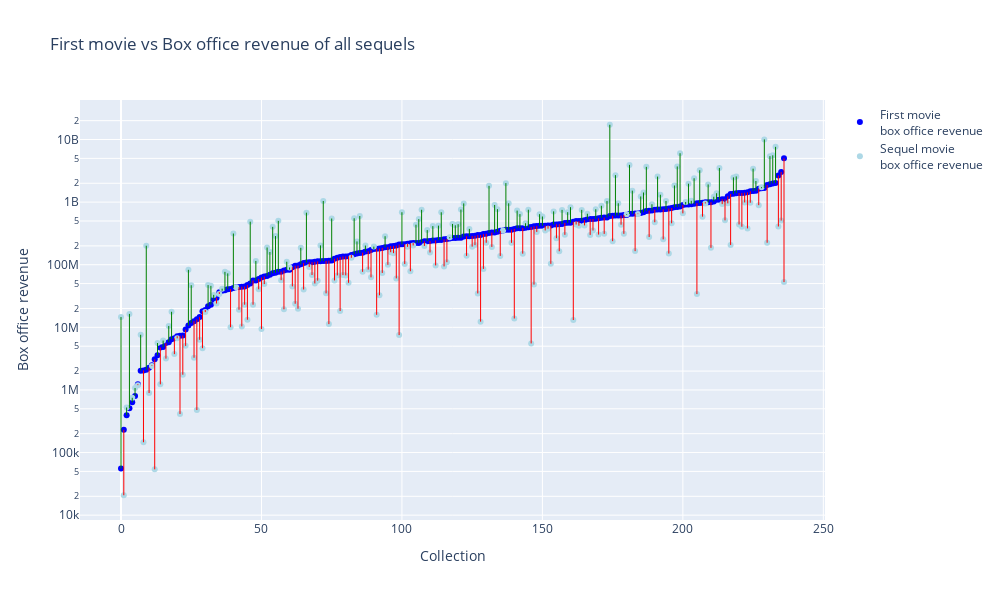

Notebook cell for this chart:
### Markdown cell above
This plot shows the box office revenue for the first movie in a collection compared to the sequels. The x-axis represents the collection, and the y-axis is the box office revenue. On the left side, the box office of the entire serie following the first movie is seen, and on the right side, the average box office of the sequels is compared to the first. Improving sequels are linked in green, and decreasing sequels are linked in red.

compare_first_sequel splits the movies into first movies and sequels, calculates the box office revenue for each movie, and then plots the data.

### Code cell
from src.models.box_office_revenue import compare_first_sequel

fig_plt, fig2 = compare_first_sequel(movie_frames_concat)
fig_plt.show()
fig2.show()

### Figure 1 — Plotly figure (JSON) as saved in the notebook; plotly's stock layout.template omitted (floating-point values rounded to 4 significant figures; data arrays with more than 128 entries replaced by an {"elided": "..."} marker saying what was removed)
{"data": [{"hoverinfo": "text", "marker": {"color": "blue"}, "mode": "markers", "name": "First movie <br>box office revenue", "text": {"elided": "237 str values"}, "type": "scatter", "x": {"elided": "237 int values"}, "y": {"elided": "237 float values"}}, {"hoverinfo": "text", "marker": {"color": "lightblue"}, "mode": "markers", "name": "Sequel movie <br>box office revenue", "text": {"elided": "237 str values"}, "type": "scatter", "x": {"elided": "237 int values"}, "y": {"elided": "237 float values"}}], "layout": {"height": 600, "shapes": [{"line": {"color": "green", "width": 1}, "type": "line", "x0": 0, "x1": 0, "y0": 55730.0, "y1": 14590000.0}, {"line": {"color": "red", "width": 1}, "type": "line", "x0": 1, "x1": 1, "y0": 230700.0, "y1": 20810.0}, {"line": {"color": "green", "width": 1}, "type": "line", "x0": 2, "x1": 2, "y0": 394800.0, "y1": 524800.0}, {"line": {"color": "green", "width": 1}, "type": "line", "x0": 3, "x1": 3, "y0": 511800.0, "y1": 16390000.0}, {"line": {"color": "green", "width": 1}, "type": "line", "x0": 4, "x1": 4, "y0": 634700.0, "y1": 750800.0}, {"line": {"color": "green", "width": 1}, "type": "line", "x0": 5, "x1": 5, "y0": 800400.0, "y1": 1073000.0}, {"line": {"color": "red", "width": 1}, "type": "line", "x0": 6, "x1": 6, "y0": 1234000.0, "y1": 1194000.0}, {"line": {"color": "green", "width": 1}, "type": "line", "x0": 7, "x1": 7, "y0": 2034000.0, "y1": 7611000.0}, {"line": {"color": "red", "width": 1}, "type": "line", "x0": 8, "x1": 8, "y0": 2049000.0, "y1": 146300.0}, {"line": {"color": "green", "width": 1}, "type": "line", "x0": 9, "x1": 9, "y0": 2105000.0, "y1": 201000000.0}, {"line": {"color": "red", "width": 1}, "type": "line", "x0": 10, "x1": 10, "y0": 2265000.0, "y1": 893400.0}, {"line": {"color": "red", "width": 1}, "type": "line", "x0": 11, "x1": 11, "y0": 2479000.0, "y1": 2423000.0}, {"line": {"color": "red", "width": 1}, "type": "line", "x0": 12, "x1": 12, "y0": 3086000.0, "y1": 53929}, {"line": {"color": "green", "width": 1}, "type": "line", "x0": 13, "x1": 13, "y0": 3572000.0, "y1": 5622000.0}, {"line": {"color": "red", "width": 1}, "type": "line", "x0": 14, "x1": 14, "y0": 4750000.0, "y1": 1231000.0}, {"line": {"color": "green", "width": 1}, "type": "line", "x0": 15, "x1": 15, "y0": 4834000.0, "y1": 6153000.0}, {"line": {"color": "red", "width": 1}, "type": "line", "x0": 16, "x1": 16, "y0": 5600000.0, "y1": 3167000.0}, {"line": {"color": "green", "width": 1}, "type": "line", "x0": 17, "x1": 17, "y0": 5789000.0, "y1": 10520000.0}, {"line": {"color": "green", "width": 1}, "type": "line", "x0": 18, "x1": 18, "y0": 6454000.0, "y1": 17720000.0}, {"line": {"color": "red", "width": 1}, "type": "line", "x0": 19, "x1": 19, "y0": 6675000.0, "y1": 3735000.0}, {"line": {"color": "red", "width": 1}, "type": "line", "x0": 20, "x1": 20, "y0": 7226000.0, "y1": 6678000.0}, {"line": {"color": "red", "width": 1}, "type": "line", "x0": 21, "x1": 21, "y0": 7307000.0, "y1": 413900.0}, {"line": {"color": "red", "width": 1}, "type": "line", "x0": 22, "x1": 22, "y0": 7422000.0, "y1": 1751000.0}, {"line": {"color": "red", "width": 1}, "type": "line", "x0": 23, "x1": 23, "y0": 9195000.0, "y1": 5061000.0}, {"line": {"color": "green", "width": 1}, "type": "line", "x0": 24, "x1": 24, "y0": 10670000.0, "y1": 82890000.0}, {"line": {"color": "green", "width": 1}, "type": "line", "x0": 25, "x1": 25, "y0": 11750000.0, "y1": 47070000.0}, {"line": {"color": "red", "width": 1}, "type": "line", "x0": 26, "x1": 26, "y0": 12550000.0, "y1": 3270000.0}, {"line": {"color": "red", "width": 1}, "type": "line", "x0": 27, "x1": 27, "y0": 13420000.0, "y1": 477800.0}, {"line": {"color": "red", "width": 1}, "type": "line", "x0": 28, "x1": 28, "y0": 14620000.0, "y1": 6327000.0}, {"line": {"color": "red", "width": 1}, "type": "line", "x0": 29, "x1": 29, "y0": 18040000.0, "y1": 4648000.0}, {"line": {"color": "red", "width": 1}, "type": "line", "x0": 30, "x1": 30, "y0": 18940000.0, "y1": 17510000.0}, {"line": {"color": "green", "width": 1}, "type": "line", "x0": 31, "x1": 31, "y0": 21660000.0, "y1": 47310000.0}, {"line": {"color": "green", "width": 1}, "type": "line", "x0": 32, "x1": 32, "y0": 23060000.0, "y1": 46020000.0}, {"line": {"color": "green", "width": 1}, "type": "line", "x0": 33, "x1": 33, "y0": 27870000.0, "y1": 32990000.0}, {"line": {"color": "red", "width": 1}, "type": "line", "x0": 34, "x1": 34, "y0": 29540000.0, "y1": 24020000.0}, {"line": {"color": "red", "width": 1}, "type": "line", "x0": 35, "x1": 35, "y0": 36510000.0, "y1": 34110000.0}, {"line": {"color": "green", "width": 1}, "type": "line", "x0": 36, "x1": 36, "y0": 38340000.0, "y1": 41430000.0}, {"line": {"color": "green", "width": 1}, "type": "line", "x0": 37, "x1": 37, "y0": 39060000.0, "y1": 76990000.0}, {"line": {"color": "green", "width": 1}, "type": "line", "x0": 38, "x1": 38, "y0": 40640000.0, "y1": 72820000.0}, {"line": {"color": "red", "width": 1}, "type": "line", "x0": 39, "x1": 39, "y0": 40780000.0, "y1": 10060000.0}, {"line": {"color": "green", "width": 1}, "type": "line", "x0": 40, "x1": 40, "y0": 42670000.0, "y1": 315100000.0}, {"line": {"color": "green", "width": 1}, "type": "line", "x0": 41, "x1": 41, "y0": 43500000.0, "y1": 43500000.0}, {"line": {"color": "red", "width": 1}, "type": "line", "x0": 42, "x1": 42, "y0": 43940000.0, "y1": 19110000.0}, {"line": {"color": "red", "width": 1}, "type": "line", "x0": 43, "x1": 43, "y0": 44520000.0, "y1": 10350000.0}, {"line": {"color": "red", "width": 1}, "type": "line", "x0": 44, "x1": 44, "y0": 44880000.0, "y1": 23000000.0}, {"line": {"color": "red", "width": 1}, "type": "line", "x0": 45, "x1": 45, "y0": 47450000.0, "y1": 13230000.0}, {"line": {"color": "green", "width": 1}, "type": "line", "x0": 46, "x1": 46, "y0": 50300000.0, "y1": 486700000.0}, {"line": {"color": "red", "width": 1}, "type": "line", "x0": 47, "x1": 47, "y0": 55950000.0, "y1": 23000000.0}, {"line": {"color": "green", "width": 1}, "type": "line", "x0": 48, "x1": 48, "y0": 56020000.0, "y1": 114900000.0}, {"line": {"color": "red", "width": 1}, "type": "line", "x0": 49, "x1": 49, "y0": 59120000.0, "y1": 40500000.0}, {"line": {"color": "red", "width": 1}, "type": "line", "x0": 50, "x1": 50, "y0": 62460000.0, "y1": 9396000.0}, {"line": {"color": "red", "width": 1}, "type": "line", "x0": 51, "x1": 51, "y0": 64890000.0, "y1": 49090000.0}, {"line": {"color": "green", "width": 1}, "type": "line", "x0": 52, "x1": 52, "y0": 65820000.0, "y1": 188700000.0}, {"line": {"color": "green", "width": 1}, "type": "line", "x0": 53, "x1": 53, "y0": 69180000.0, "y1": 159600000.0}, {"line": {"color": "green", "width": 1}, "type": "line", "x0": 54, "x1": 54, "y0": 73370000.0, "y1": 402800000.0}, {"line": {"color": "green", "width": 1}, "type": "line", "x0": 55, "x1": 55, "y0": 74400000.0, "y1": 287100000.0}, {"line": {"color": "green", "width": 1}, "type": "line", "x0": 56, "x1": 56, "y0": 77190000.0, "y1": 501900000.0}, {"line": {"color": "red", "width": 1}, "type": "line", "x0": 57, "x1": 57, "y0": 77320000.0, "y1": 56710000.0}, {"line": {"color": "red", "width": 1}, "type": "line", "x0": 58, "x1": 58, "y0": 80960000.0, "y1": 19410000.0}, {"line": {"color": "green", "width": 1}, "type": "line", "x0": 59, "x1": 59, "y0": 82830000.0, "y1": 111600000.0}, {"line": {"color": "green", "width": 1}, "type": "line", "x0": 60, "x1": 60, "y0": 83300000.0, "y1": 90520000.0}, {"line": {"color": "red", "width": 1}, "type": "line", "x0": 61, "x1": 61, "y0": 91570000.0, "y1": 45100756}, {"line": {"color": "red", "width": 1}, "type": "line", "x0": 62, "x1": 62, "y0": 96280000.0, "y1": 23830000.0}, {"line": {"color": "red", "width": 1}, "type": "line", "x0": 63, "x1": 63, "y0": 96980000.0, "y1": 19880000.0}, {"line": {"color": "green", "width": 1}, "type": "line", "x0": 64, "x1": 64, "y0": 101600000.0, "y1": 186600000.0}, {"line": {"color": "red", "width": 1}, "type": "line", "x0": 65, "x1": 65, "y0": 106200000.0, "y1": 40260000.0}, {"line": {"color": "green", "width": 1}, "type": "line", "x0": 66, "x1": 66, "y0": 108300000.0, "y1": 678400000.0}, {"line": {"color": "red", "width": 1}, "type": "line", "x0": 67, "x1": 67, "y0": 109300000.0, "y1": 92020000.0}, {"line": {"color": "red", "width": 1}, "type": "line", "x0": 68, "x1": 68, "y0": 109500000.0, "y1": 68560000.0}, {"line": {"color": "red", "width": 1}, "type": "line", "x0": 69, "x1": 69, "y0": 111100000.0, "y1": 50270000.0}, {"line": {"color": "red", "width": 1}, "type": "line", "x0": 70, "x1": 70, "y0": 113100000.0, "y1": 55710000.0}, {"line": {"color": "green", "width": 1}, "type": "line", "x0": 71, "x1": 71, "y0": 113200000.0, "y1": 203500000.0}, {"line": {"color": "green", "width": 1}, "type": "line", "x0": 72, "x1": 72, "y0": 114200000.0, "y1": 1043000000.0}, {"line": {"color": "red", "width": 1}, "type": "line", "x0": 73, "x1": 73, "y0": 115100000.0, "y1": 34900000}, {"line": {"color": "red", "width": 1}, "type": "line", "x0": 74, "x1": 74, "y0": 116200000.0, "y1": 11270000.0}, {"line": {"color": "green", "width": 1}, "type": "line", "x0": 75, "x1": 75, "y0": 116800000.0, "y1": 547500000.0}, {"line": {"color": "red", "width": 1}, "type": "line", "x0": 76, "x1": 76, "y0": 124700000.0, "y1": 56160000.0}, {"line": {"color": "red", "width": 1}, "type": "line", "x0": 77, "x1": 77, "y0": 129200000.0, "y1": 67480000.0}, {"line": {"color": "red", "width": 1}, "type": "line", "x0": 78, "x1": 78, "y0": 132800000.0, "y1": 18260000.0}, {"line": {"color": "red", "width": 1}, "type": "line", "x0": 79, "x1": 79, "y0": 135600000.0, "y1": 68260000.0}, {"line": {"color": "red", "width": 1}, "type": "line", "x0": 80, "x1": 80, "y0": 136000000.0, "y1": 67590000.0}, {"line": {"color": "red", "width": 1}, "type": "line", "x0": 81, "x1": 81, "y0": 136500000.0, "y1": 51410000.0}, {"line": {"color": "red", "width": 1}, "type": "line", "x0": 82, "x1": 82, "y0": 143300000.0, "y1": 128800000.0}, {"line": {"color": "green", "width": 1}, "type": "line", "x0": 83, "x1": 83, "y0": 146800000.0, "y1": 552400000.0}, {"line": {"color": "green", "width": 1}, "type": "line", "x0": 84, "x1": 84, "y0": 151700000.0, "y1": 235600000.0}, {"line": {"color": "green", "width": 1}, "type": "line", "x0": 85, "x1": 85, "y0": 153500000.0, "y1": 599600000.0}, {"line": {"color": "red", "width": 1}, "type": "line", "x0": 86, "x1": 86, "y0": 156000000.0, "y1": 76990000.0}, {"line": {"color": "green", "width": 1}, "type": "line", "x0": 87, "x1": 87, "y0": 162300000.0, "y1": 202200000.0}, {"line": {"color": "red", "width": 1}, "type": "line", "x0": 88, "x1": 88, "y0": 163800000.0, "y1": 83650000.0}, {"line": {"color": "red", "width": 1}, "type": "line", "x0": 89, "x1": 89, "y0": 171200000.0, "y1": 62880000.0}, {"line": {"color": "green", "width": 1}, "type": "line", "x0": 90, "x1": 90, "y0": 177700000.0, "y1": 194800000.0}, {"line": {"color": "red", "width": 1}, "type": "line", "x0": 91, "x1": 91, "y0": 180700000.0, "y1": 15870000.0}, {"line": {"color": "red", "width": 1}, "type": "line", "x0": 92, "x1": 92, "y0": 181000000.0, "y1": 32490000.0}, {"line": {"color": "red", "width": 1}, "type": "line", "x0": 93, "x1": 93, "y0": 185600000.0, "y1": 73960000.0}, {"line": {"color": "green", "width": 1}, "type": "line", "x0": 94, "x1": 94, "y0": 190600000.0, "y1": 285500000.0}, {"line": {"color": "red", "width": 1}, "type": "line", "x0": 95, "x1": 95, "y0": 190700000.0, "y1": 99840000.0}, {"line": {"color": "red", "width": 1}, "type": "line", "x0": 96, "x1": 96, "y0": 198200000.0, "y1": 158500000.0}, {"line": {"color": "red", "width": 1}, "type": "line", "x0": 97, "x1": 97, "y0": 199800000.0, "y1": 153100000.0}, {"line": {"color": "red", "width": 1}, "type": "line", "x0": 98, "x1": 98, "y0": 202000000.0, "y1": 60500000.0}, {"line": {"color": "red", "width": 1}, "type": "line", "x0": 99, "x1": 99, "y0": 210300000.0, "y1": 7523000.0}, {"line": {"color": "green", "width": 1}, "type": "line", "x0": 100, "x1": 100, "y0": 211800000.0, "y1": 689200000.0}, {"line": {"color": "red", "width": 1}, "type": "line", "x0": 101, "x1": 101, "y0": 212500000.0, "y1": 103000000.0}, {"line": {"color": "red", "width": 1}, "type": "line", "x0": 102, "x1": 102, "y0": 216800000.0, "y1": 192900000.0}, {"line": {"color": "red", "width": 1}, "type": "line", "x0": 103, "x1": 103, "y0": 219500000.0, "y1": 78780000.0}, {"line": {"color": "red", "width": 1}, "type": "line", "x0": 104, "x1": 104, "y0": 221900000.0, "y1": 203400000.0}, {"line": {"color": "green", "width": 1}, "type": "line", "x0": 105, "x1": 105, "y0": 222700000.0, "y1": 436000000.0}, {"line": {"color": "green", "width": 1}, "type": "line", "x0": 106, "x1": 106, "y0": 223200000.0, "y1": 535200000.0}, {"line": {"color": "green", "width": 1}, "type": "line", "x0": 107, "x1": 107, "y0": 227600000.0, "y1": 753600000.0}, {"line": {"color": "red", "width": 1}, "type": "line", "x0": 108, "x1": 108, "y0": 237000000.0, "y1": 199700000.0}, {"line": {"color": "green", "width": 1}, "type": "line", "x0": 109, "x1": 109, "y0": 238100000.0, "y1": 357500000.0}, {"line": {"color": "red", "width": 1}, "type": "line", "x0": 110, "x1": 110, "y0": 238400000.0, "y1": 157000000.0}, {"line": {"color": "green", "width": 1}, "type": "line", "x0": 111, "x1": 111, "y0": 243900000.0, "y1": 413700000.0}, {"line": {"color": "red", "width": 1}, "type": "line", "x0": 112, "x1": 112, "y0": 244300000.0, "y1": 97540000.0}, {"line": {"color": "green", "width": 1}, "type": "line", "x0": 113, "x1": 113, "y0": 247500000.0, "y1": 421000000.0}, {"line": {"color": "green", "width": 1}, "type": "line", "x0": 114, "x1": 114, "y0": 248000000.0, "y1": 688400000.0}, {"line": {"color": "red", "width": 1}, "type": "line", "x0": 115, "x1": 115, "y0": 254800000.0, "y1": 94000000.0}, {"line": {"color": "red", "width": 1}, "type": "line", "x0": 116, "x1": 116, "y0": 257000000.0, "y1": 109800000.0}, {"line": {"color": "green", "width": 1}, "type": "line", "x0": 117, "x1": 117, "y0": 263400000.0, "y1": 274500000.0}, {"line": {"color": "green", "width": 1}, "type": "line", "x0": 118, "x1": 118, "y0": 266300000.0, "y1": 448300000.0}, {"line": {"color": "green", "width": 1}, "type": "line", "x0": 119, "x1": 119, "y0": 267500000.0, "y1": 426500000.0}, {"line": {"color": "green", "width": 1}, "type": "line", "x0": 120, "x1": 120, "y0": 269667073, "y1": 444200000.0}, {"line": {"color": "green", "width": 1}, "type": "line", "x0": 121, "x1": 121, "y0": 270700000.0, "y1": 761200000.0}, {"line": {"color": "green", "width": 1}, "type": "line", "x0": 122, "x1": 122, "y0": 282700000.0, "y1": 954800000.0}, {"line": {"color": "red", "width": 1}, "type": "line", "x0": 123, "x1": 123, "y0": 284200000.0, "y1": 138500000.0}, {"line": {"color": "green", "width": 1}, "type": "line", "x0": 124, "x1": 124, "y0": 285300000.0, "y1": 373500000.0}, {"line": {"color": "red", "width": 1}, "type": "line", "x0": 125, "x1": 125, "y0": 287500000.0, "y1": 194600000.0}, {"line": {"color": "red", "width": 1}, "type": "line", "x0": 126, "x1": 126, "y0": 289700000.0, "y1": 205800000.0}, {"line": {"color": "red", "width": 1}, "type": "line", "x0": 127, "x1": 127, "y0": 297500000.0, "y1": 34800000.0}, {"line": {"color": "red", "width": 1}, "type": "line", "x0": 128, "x1": 128, "y0": 298200000.0, "y1": 12340000.0}, {"line": {"color": "red", "width": 1}, "type": "line", "x0": 129, "x1": 129, "y0": 308600000.0, "y1": 85730000.0}, {"line": {"color": "red", "width": 1}, "type": "line", "x0": 130, "x1": 130, "y0": 312100000.0, "y1": 224500000.0}, {"line": {"color": "green", "width": 1}, "type": "line", "x0": 131, "x1": 131, "y0": 322400000.0, "y1": 1819000000.0}, {"line": {"color": "red", "width": 1}, "type": "line", "x0": 132, "x1": 132, "y0": 326200000.0, "y1": 192600000.0}, {"line": {"color": "green", "width": 1}, "type": "line", "x0": 133, "x1": 133, "y0": 327100000.0, "y1": 900800000.0}, {"line": {"color": "green", "width": 1}, "type": "line", "x0": 134, "x1": 134, "y0": 336100000.0, "y1": 771300000.0}, {"line": {"color": "red", "width": 1}, "type": "line", "x0": 135, "x1": 135, "y0": 348400000.0, "y1": 138100000.0}, {"line": {"color": "green", "width": 1}, "type": "line", "x0": 136, "x1": 136, "y0": 351500000.0, "y1": 351500000.0}, {"line": {"color": "green", "width": 1}, "type": "line", "x0": 137, "x1": 137, "y0": 362500000.0, "y1": 2011000000.0}, {"line": {"color": "green", "width": 1}, "type": "line", "x0": 138, "x1": 138, "y0": 362600000.0, "y1": 958100000.0}, {"line": {"color": "red", "width": 1}, "type": "line", "x0": 139, "x1": 139, "y0": 362800000.0, "y1": 223700000.0}, {"line": {"color": "red", "width": 1}, "type": "line", "x0": 140, "x1": 140, "y0": 372900000.0, "y1": 13830000.0}, {"line": {"color": "green", "width": 1}, "type": "line", "x0": 141, "x1": 141, "y0": 383500000.0, "y1": 732200000.0}, {"line": {"color": "green", "width": 1}, "type": "line", "x0": 142, "x1": 142, "y0": 384056482, "y1": 643700000.0}, {"line": {"color": "red", "width": 1}, "type": "line", "x0": 143, "x1": 143, "y0": 384300000.0, "y1": 150300000.0}, {"line": {"color": "green", "width": 1}, "type": "line", "x0": 144, "x1": 144, "y0": 390300000.0, "y1": 460200000.0}, {"line": {"color": "green", "width": 1}, "type": "line", "x0": 145, "x1": 145, "y0": 395400000.0, "y1": 756200000.0}, {"line": {"color": "red", "width": 1}, "type": "line", "x0": 146, "x1": 146, "y0": 400600000.0, "y1": 5533000.0}, {"line": {"color": "red", "width": 1}, "type": "line", "x0": 147, "x1": 147, "y0": 410800000.0, "y1": 48140000.0}, {"line": {"color": "red", "width": 1}, "type": "line", "x0": 148, "x1": 148, "y0": 413700000.0, "y1": 334400000.0}, {"line": {"color": "green", "width": 1}, "type": "line", "x0": 149, "x1": 149, "y0": 419100000.0, "y1": 642000000.0}, {"line": {"color": "green", "width": 1}, "type": "line", "x0": 150, "x1": 150, "y0": 419700000.0, "y1": 589600000.0}, {"line": {"color": "red", "width": 1}, "type": "line", "x0": 151, "x1": 151, "y0": 419700000.0, "y1": 352600000.0}, {"line": {"color": "red", "width": 1}, "type": "line", "x0": 152, "x1": 152, "y0": 422100000.0, "y1": 376400000.0}, {"line": {"color": "red", "width": 1}, "type": "line", "x0": 153, "x1": 153, "y0": 422300000.0, "y1": 103300000.0}, {"line": {"color": "green", "width": 1}, "type": "line", "x0": 154, "x1": 154, "y0": 440400000.0, "y1": 711400000.0}, {"line": {"color": "red", "width": 1}, "type": "line", "x0": 155, "x1": 155, "y0": 441000000.0, "y1": 265300000.0}, {"line": {"color": "red", "width": 1}, "type": "line", "x0": 156, "x1": 156, "y0": 444100000.0, "y1": 164200000.0}, {"line": {"color": "green", "width": 1}, "type": "line", "x0": 157, "x1": 157, "y0": 448300000.0, "y1": 751200000.0}, {"line": {"color": "red", "width": 1}, "type": "line", "x0": 158, "x1": 158, "y0": 464200000.0, "y1": 300500000.0}, {"line": {"color": "green", "width": 1}, "type": "line", "x0": 159, "x1": 159, "y0": 466300000.0, "y1": 690897910}, {"line": {"color": "green", "width": 1}, "type": "line", "x0": 160, "x1": 160, "y0": 467500000.0, "y1": 830600000.0}, {"line": {"color": "red", "width": 1}, "type": "line", "x0": 161, "x1": 161, "y0": 485200000.0, "y1": 13100000.0}, {"line": {"color": "red", "width": 1}, "type": "line", "x0": 162, "x1": 162, "y0": 497600000.0, "y1": 438900000.0}, {"line": {"color": "red", "width": 1}, "type": "line", "x0": 163, "x1": 163, "y0": 499100000.0, "y1": 419300000.0}, {"line": {"color": "green", "width": 1}, "type": "line", "x0": 164, "x1": 164, "y0": 504700000.0, "y1": 751800000.0}, {"line": {"color": "red", "width": 1}, "type": "line", "x0": 165, "x1": 165, "y0": 515800000.0, "y1": 424800000.0}, {"line": {"color": "green", "width": 1}, "type": "line", "x0": 166, "x1": 166, "y0": 532700000.0, "y1": 652400000.0}, {"line": {"color": "red", "width": 1}, "type": "line", "x0": 167, "x1": 167, "y0": 535300000.0, "y1": 299400000.0}, {"line": {"color": "red", "width": 1}, "type": "line", "x0": 168, "x1": 168, "y0": 537600000.0, "y1": 352000000.0}, {"line": {"color": "green", "width": 1}, "type": "line", "x0": 169, "x1": 169, "y0": 543400000.0, "y1": 769500000.0}, {"line": {"color": "red", "width": 1}, "type": "line", "x0": 170, "x1": 170, "y0": 550400000.0, "y1": 303000000.0}, {"line": {"color": "green", "width": 1}, "type": "line", "x0": 171, "x1": 171, "y0": 563900000.0, "y1": 873900000.0}, {"line": {"color": "red", "width": 1}, "type": "line", "x0": 172, "x1": 172, "y0": 566400000.0, "y1": 311200000.0}, {"line": {"color": "green", "width": 1}, "type": "line", "x0": 173, "x1": 173, "y0": 570000000.0, "y1": 1039000000.0}, {"line": {"color": "green", "width": 1}, "type": "line", "x0": 174, "x1": 174, "y0": 601300000.0, "y1": 17210000000.0}, {"line": {"color": "red", "width": 1}, "type": "line", "x0": 175, "x1": 175, "y0": 605900000.0, "y1": 237900000.0}, {"line": {"color": "green", "width": 1}, "type": "line", "x0": 176, "x1": 176, "y0": 608700000.0, "y1": 2699000000.0}, {"line": {"color": "green", "width": 1}, "type": "line", "x0": 177, "x1": 177, "y0": 610200000.0, "y1": 959400000.0}, {"line": {"color": "red", "width": 1}, "type": "line", "x0": 178, "x1": 178, "y0": 611300000.0, "y1": 436100000.0}, {"line": {"color": "red", "width": 1}, "type": "line", "x0": 179, "x1": 179, "y0": 624200000.0, "y1": 311800000.0}, {"line": {"color": "green", "width": 1}, "type": "line", "x0": 180, "x1": 180, "y0": 625400000.0, "y1": 642300000.0}, {"line": {"color": "green", "width": 1}, "type": "line", "x0": 181, "x1": 181, "y0": 649100000.0, "y1": 3933000000.0}, {"line": {"color": "green", "width": 1}, "type": "line", "x0": 182, "x1": 182, "y0": 652600000.0, "y1": 1525000000.0}, {"line": {"color": "red", "width": 1}, "type": "line", "x0": 183, "x1": 183, "y0": 656300000.0, "y1": 165000000.0}, {"line": {"color": "red", "width": 1}, "type": "line", "x0": 184, "x1": 184, "y0": 656400000.0, "y1": 643800000.0}, {"line": {"color": "green", "width": 1}, "type": "line", "x0": 185, "x1": 185, "y0": 667600000.0, "y1": 1232000000.0}, {"line": {"color": "green", "width": 1}, "type": "line", "x0": 186, "x1": 186, "y0": 691500000.0, "y1": 1425000000.0}, {"line": {"color": "green", "width": 1}, "type": "line", "x0": 187, "x1": 187, "y0": 723700000.0, "y1": 3658000000.0}, {"line": {"color": "red", "width": 1}, "type": "line", "x0": 188, "x1": 188, "y0": 729100000.0, "y1": 277500000.0}, {"line": {"color": "green", "width": 1}, "type": "line", "x0": 189, "x1": 189, "y0": 732300000.0, "y1": 925700000.0}, {"line": {"color": "red", "width": 1}, "type": "line", "x0": 190, "x1": 190, "y0": 758400000.0, "y1": 477200000.0}, {"line": {"color": "green", "width": 1}, "type": "line", "x0": 191, "x1": 191, "y0": 759200000.0, "y1": 2556000000.0}, {"line": {"color": "green", "width": 1}, "type": "line", "x0": 192, "x1": 192, "y0": 760700000.0, "y1": 1313000000.0}, {"line": {"color": "red", "width": 1}, "type": "line", "x0": 193, "x1": 193, "y0": 768000000.0, "y1": 254200000.0}, {"line": {"color": "green", "width": 1}, "type": "line", "x0": 194, "x1": 194, "y0": 775500000.0, "y1": 1043000000.0}, {"line": {"color": "red", "width": 1}, "type": "line", "x0": 195, "x1": 195, "y0": 789200000.0, "y1": 150800000.0}, {"line": {"color": "red", "width": 1}, "type": "line", "x0": 196, "x1": 196, "y0": 805100000.0, "y1": 459200000.0}, {"line": {"color": "green", "width": 1}, "type": "line", "x0": 197, "x1": 197, "y0": 831100000.0, "y1": 1844000000.0}, {"line": {"color": "green", "width": 1}, "type": "line", "x0": 198, "x1": 198, "y0": 833400000.0, "y1": 3710000000.0}, {"line": {"color": "green", "width": 1}, "type": "line", "x0": 199, "x1": 199, "y0": 848100000.0, "y1": 6038000000.0}, {"line": {"color": "red", "width": 1}, "type": "line", "x0": 200, "x1": 200, "y0": 901700000.0, "y1": 661700000.0}, {"line": {"color": "green", "width": 1}, "type": "line", "x0": 201, "x1": 201, "y0": 912500000.0, "y1": 1006000000.0}, {"line": {"color": "green", "width": 1}, "type": "line", "x0": 202, "x1": 202, "y0": 920000000.0, "y1": 1968000000.0}, {"line": {"color": "green", "width": 1}, "type": "line", "x0": 203, "x1": 203, "y0": 927800000.0, "y1": 1050000000.0}, {"line": {"color": "green", "width": 1}, "type": "line", "x0": 204, "x1": 204, "y0": 941100000.0, "y1": 2406000000.0}, {"line": {"color": "red", "width": 1}, "type": "line", "x0": 205, "x1": 205, "y0": 960800000.0, "y1": 34000000.0}, {"line": {"color": "green", "width": 1}, "type": "line", "x0": 206, "x1": 206, "y0": 972200000.0, "y1": 3230000000.0}, {"line": {"color": "red", "width": 1}, "type": "line", "x0": 207, "x1": 207, "y0": 976300000.0, "y1": 586100000.0}, {"line": {"color": "red", "width": 1}, "type": "line", "x0": 208, "x1": 208, "y0": 993900000.0, "y1": 953600000.0}, {"line": {"color": "green", "width": 1}, "type": "line", "x0": 209, "x1": 209, "y0": 994600000.0, "y1": 1919000000.0}, {"line": {"color": "red", "width": 1}, "type": "line", "x0": 210, "x1": 210, "y0": 997500000.0, "y1": 186100000.0}, {"line": {"color": "green", "width": 1}, "type": "line", "x0": 211, "x1": 211, "y0": 1028000000.0, "y1": 1219000000.0}, {"line": {"color": "green", "width": 1}, "type": "line", "x0": 212, "x1": 212, "y0": 1087000000.0, "y1": 1386000000.0}, {"line": {"color": "green", "width": 1}, "type": "line", "x0": 213, "x1": 213, "y0": 1094000000.0, "y1": 3510000000.0}, {"line": {"color": "red", "width": 1}, "type": "line", "x0": 214, "x1": 214, "y0": 1111000000.0, "y1": 929800000.0}, {"line": {"color": "red", "width": 1}, "type": "line", "x0": 215, "x1": 215, "y0": 1111000000.0, "y1": 511800000.0}, {"line": {"color": "red", "width": 1}, "type": "line", "x0": 216, "x1": 216, "y0": 1237000000.0, "y1": 955500000.0}, {"line": {"color": "red", "width": 1}, "type": "line", "x0": 217, "x1": 217, "y0": 1348000000.0, "y1": 207089999}, {"line": {"color": "green", "width": 1}, "type": "line", "x0": 218, "x1": 218, "y0": 1355000000.0, "y1": 2484000000.0}, {"line": {"color": "green", "width": 1}, "type": "line", "x0": 219, "x1": 219, "y0": 1392000000.0, "y1": 2573000000.0}, {"line": {"color": "red", "width": 1}, "type": "line", "x0": 220, "x1": 220, "y0": 1398000000.0, "y1": 439381226}, {"line": {"color": "red", "width": 1}, "type": "line", "x0": 221, "x1": 221, "y0": 1403000000.0, "y1": 404700000.0}, {"line": {"color": "red", "width": 1}, "type": "line", "x0": 222, "x1": 222, "y0": 1417000000.0, "y1": 989400000.0}, {"line": {"color": "red", "width": 1}, "type": "line", "x0": 223, "x1": 223, "y0": 1433000000.0, "y1": 380200000.0}, {"line": {"color": "red", "width": 1}, "type": "line", "x0": 224, "x1": 224, "y0": 1491000000.0, "y1": 978900000.0}, {"line": {"color": "green", "width": 1}, "type": "line", "x0": 225, "x1": 225, "y0": 1499000000.0, "y1": 3423000000.0}, {"line": {"color": "green", "width": 1}, "type": "line", "x0": 226, "x1": 226, "y0": 1522000000.0, "y1": 2174000000.0}, {"line": {"color": "red", "width": 1}, "type": "line", "x0": 227, "x1": 227, "y0": 1638000000.0, "y1": 894500000.0}, {"line": {"color": "green", "width": 1}, "type": "line", "x0": 228, "x1": 228, "y0": 1667000000.0, "y1": 1733000000.0}, {"line": {"color": "green", "width": 1}, "type": "line", "x0": 229, "x1": 229, "y0": 1677000000.0, "y1": 10030000000.0}, {"line": {"color": "red", "width": 1}, "type": "line", "x0": 230, "x1": 230, "y0": 1878000000.0, "y1": 224700000.0}, {"line": {"color": "green", "width": 1}, "type": "line", "x0": 231, "x1": 231, "y0": 1929000000.0, "y1": 5417000000.0}, {"line": {"color": "green", "width": 1}, "type": "line", "x0": 232, "x1": 232, "y0": 1991000000.0, "y1": 5596000000.0}, {"line": {"color": "green", "width": 1}, "type": "line", "x0": 233, "x1": 233, "y0": 2016000000.0, "y1": 7634000000.0}, {"line": {"color": "red", "width": 1}, "type": "line", "x0": 234, "x1": 234, "y0": 2666000000.0, "y1": 408300000.0}, {"line": {"color": "red", "width": 1}, "type": "line", "x0": 235, "x1": 235, "y0": 3027000000.0, "y1": 507700000.0}, {"line": {"color": "red", "width": 1}, "type": "line", "x0": 236, "x1": 236, "y0": 4999000000.0, "y1": 52840000.0}], "title": {"text": "First movie vs Box office revenue of all sequels"}, "width": 1000, "xaxis": {"title": {"text": "Collection"}}, "yaxis": {"title": {"text": "Box office revenue"}, "type": "log"}}}
